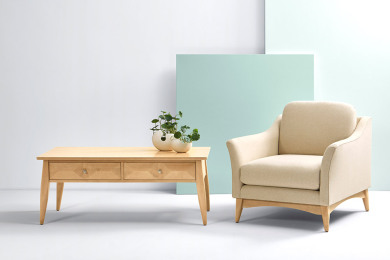
#> input picture test.jpg, 390 x 260 px
$ python label_color.py
#> lines starting #> are read from the running program, lines starting #| are printed output that depends on the picture
#!/usr/bin/env python3
# -*- coding: utf-8 -*-
"""
Created on Thu Feb 20 11:23:48 2020

@author: zhangyiqian
"""

from skimage import data, segmentation, color
from skimage.future import graph
from matplotlib import pyplot as plt
from skimage.io import imshow, imread


img = imread('test.jpg')
#> img is the input picture: shape (260, 390, 3); mean R, G, B 216.1, 215.7, 210.4
# img = data.coffee()

labels1 = segmentation.slic(img, compactness=20, n_segments=600)
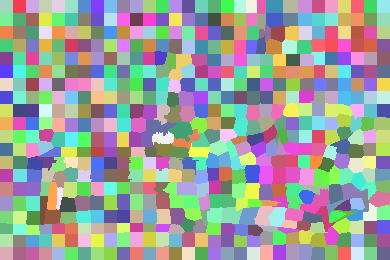
#> labels1: shape (260, 390) int64; 593 distinct labels, from 1 to 593; one colour per label, 0 black
out1 = color.label2rgb(labels1, img, kind='avg')
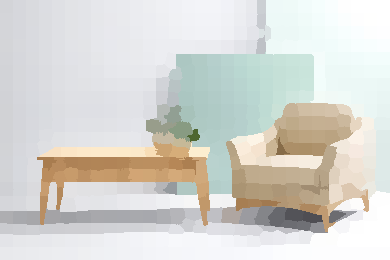
#> out1: shape (260, 390, 3); mean R, G, B 215.6, 215.2, 209.9

g = graph.rag_mean_color(img, labels1, mode='similarity')
labels2 = graph.cut_normalized(labels1, g)
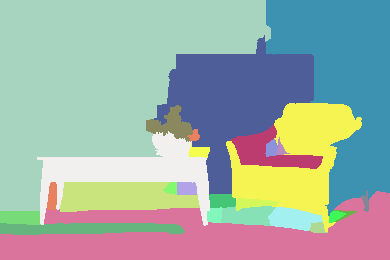
#> labels2: shape (260, 390) int64; 26 distinct labels, from 1 to 515; one colour per label, 0 black
out2 = color.label2rgb(labels2, img, kind='avg')
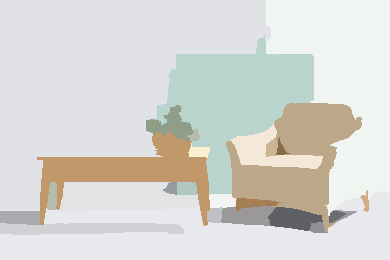
#> out2: shape (260, 390, 3); mean R, G, B 215.4, 215.5, 210.1

fig, ax = plt.subplots(nrows=3, sharex=True, sharey=True, figsize=(6, 8))

ax[0].imshow(out1)
ax[1].imshow(out2)
ax[2].imshow(img)

for a in ax:
    a.axis('off')

plt.tight_layout()
